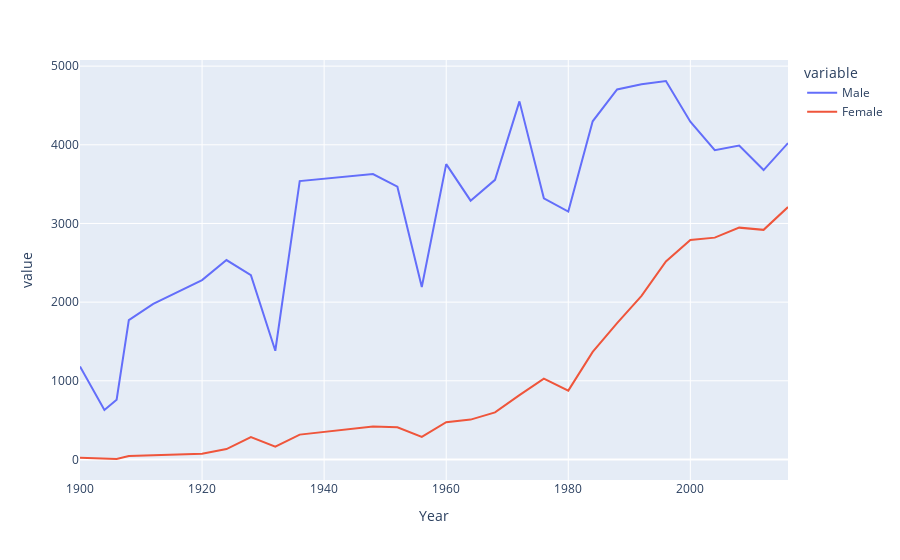

Notebook source saved alongside this figure:
### Code cell
fig = px.line(final,x='Year',y=["Male","Female"])
fig.show()

### Figure 1 — Plotly figure (JSON) as saved in the notebook; plotly's stock layout.template omitted (floating-point values rounded to 4 significant figures)
{"data": [{"hovertemplate": "variable=Male<br>Year=%{x}<br>value=%{y}<extra></extra>", "legendgroup": "Male", "line": {"color": "#636efa", "dash": "solid"}, "marker": {"symbol": "circle"}, "mode": "lines", "name": "Male", "orientation": "v", "showlegend": true, "type": "scatter", "x": [1900, 1904, 1906, 1908, 1912, 1920, 1924, 1928, 1932, 1936, 1948, 1952, 1956, 1960, 1964, 1968, 1972, 1976, 1980, 1984, 1988, 1992, 1996, 2000, 2004, 2008, 2012, 2016], "xaxis": "x", "y": [1181, 629, 759, 1772, 1978, 2280, 2535, 2342, 1382, 3539, 3629, 3468, 2193, 3755, 3290, 3555, 4552, 3320, 3151, 4299, 4704, 4769, 4811, 4294, 3931, 3990, 3679, 4022], "yaxis": "y"}, {"hovertemplate": "variable=Female<br>Year=%{x}<br>value=%{y}<extra></extra>", "legendgroup": "Female", "line": {"color": "#EF553B", "dash": "solid"}, "marker": {"symbol": "circle"}, "mode": "lines", "name": "Female", "orientation": "v", "showlegend": true, "type": "scatter", "x": [1900, 1904, 1906, 1908, 1912, 1920, 1924, 1928, 1932, 1936, 1948, 1952, 1956, 1960, 1964, 1968, 1972, 1976, 1980, 1984, 1988, 1992, 1996, 2000, 2004, 2008, 2012, 2016], "xaxis": "x", "y": [23, 6, 6, 44, 53, 73, 132, 285, 162, 316, 420, 409, 288, 473, 507, 599, 818, 1028, 875, 1368, 1734, 2080, 2518, 2790, 2820, 2947, 2919, 3209], "yaxis": "y"}], "layout": {"legend": {"title": {"text": "variable"}, "tracegroupgap": 0}, "margin": {"t": 60}, "xaxis": {"anchor": "y", "domain": [0, 1], "title": {"text": "Year"}}, "yaxis": {"anchor": "x", "domain": [0, 1], "title": {"text": "value"}}}}
